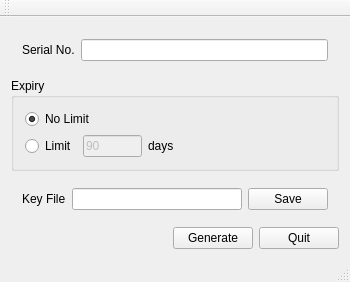
<?xml version="1.0" encoding="UTF-8"?>
<ui version="4.0">
 <class>MainWindow</class>
 <widget class="QMainWindow" name="MainWindow">
  <property name="geometry">
   <rect>
    <x>0</x>
    <y>0</y>
    <width>350</width>
    <height>272</height>
   </rect>
  </property>
  <property name="windowTitle">
   <string>Key Generate Tool</string>
  </property>
  <widget class="QWidget" name="centralWidget">
   <layout class="QVBoxLayout" name="verticalLayout">
    <item>
     <widget class="QStackedWidget" name="stkSerialNo">
      <property name="currentIndex">
       <number>0</number>
      </property>
      <widget class="QWidget" name="page">
       <layout class="QHBoxLayout" name="horizontalLayout">
        <item>
         <widget class="QLabel" name="lblSerialNo">
          <property name="text">
           <string>Serial No.</string>
          </property>
         </widget>
        </item>
        <item>
         <widget class="QLineEdit" name="edtSerialNo"/>
        </item>
       </layout>
      </widget>
      <widget class="QWidget" name="page_2">
       <layout class="QHBoxLayout" name="horizontalLayout_5">
        <item>
         <widget class="QLabel" name="lblSNFile">
          <property name="text">
           <string>SN File</string>
          </property>
         </widget>
        </item>
        <item>
         <widget class="QLineEdit" name="edtSNFile"/>
        </item>
        <item>
         <widget class="QPushButton" name="btnSelect">
          <property name="text">
           <string>Select</string>
          </property>
         </widget>
        </item>
       </layout>
      </widget>
     </widget>
    </item>
    <item>
     <widget class="QGroupBox" name="grpExpiry">
      <property name="title">
       <string>Expiry</string>
      </property>
      <layout class="QVBoxLayout" name="verticalLayout_2">
       <item>
        <widget class="QRadioButton" name="rdoNoLimit">
         <property name="text">
          <string>No Limit</string>
         </property>
         <property name="checked">
          <bool>true</bool>
         </property>
        </widget>
       </item>
       <item>
        <layout class="QHBoxLayout" name="horizontalLayout_4">
         <item>
          <widget class="QRadioButton" name="rdoLimit">
           <property name="text">
            <string>Limit</string>
           </property>
          </widget>
         </item>
         <item>
          <widget class="QLineEdit" name="edtLimit">
           <property name="enabled">
            <bool>false</bool>
           </property>
           <property name="text">
            <string>90</string>
           </property>
          </widget>
         </item>
         <item>
          <widget class="QLabel" name="lblLimitUnit">
           <property name="text">
            <string>days</string>
           </property>
          </widget>
         </item>
         <item>
          <spacer name="horizontalSpacer_2">
           <property name="orientation">
            <enum>Qt::Horizontal</enum>
           </property>
           <property name="sizeHint" stdset="0">
            <size>
             <width>200</width>
             <height>20</height>
            </size>
           </property>
          </spacer>
         </item>
        </layout>
       </item>
      </layout>
     </widget>
    </item>
    <item>
     <widget class="QStackedWidget" name="stkKey">
      <property name="currentIndex">
       <number>1</number>
      </property>
      <widget class="QWidget" name="page_3">
       <layout class="QHBoxLayout" name="horizontalLayout_2">
        <item>
         <widget class="QLabel" name="lblKey">
          <property name="text">
           <string>Activie Code</string>
          </property>
         </widget>
        </item>
        <item>
         <widget class="QLineEdit" name="edtKey"/>
        </item>
       </layout>
      </widget>
      <widget class="QWidget" name="page_4">
       <layout class="QHBoxLayout" name="horizontalLayout_6">
        <item>
         <widget class="QLabel" name="lblKeyFile">
          <property name="text">
           <string>Key File</string>
          </property>
         </widget>
        </item>
        <item>
         <widget class="QLineEdit" name="edtKeyFile">
          <property name="text">
           <string/>
          </property>
         </widget>
        </item>
        <item>
         <widget class="QPushButton" name="btnSave">
          <property name="text">
           <string>Save</string>
          </property>
         </widget>
        </item>
       </layout>
      </widget>
     </widget>
    </item>
    <item>
     <layout class="QHBoxLayout" name="horizontalLayout_3">
      <item>
       <spacer name="horizontalSpacer">
        <property name="orientation">
         <enum>Qt::Horizontal</enum>
        </property>
        <property name="sizeHint" stdset="0">
         <size>
          <width>40</width>
          <height>20</height>
         </size>
        </property>
       </spacer>
      </item>
      <item>
       <widget class="QPushButton" name="btnGenerate">
        <property name="text">
         <string>Generate</string>
        </property>
       </widget>
      </item>
      <item>
       <widget class="QPushButton" name="btnQuit">
        <property name="text">
         <string>Quit</string>
        </property>
       </widget>
      </item>
     </layout>
    </item>
   </layout>
  </widget>
  <widget class="QMenuBar" name="menuBar">
   <property name="geometry">
    <rect>
     <x>0</x>
     <y>0</y>
     <width>350</width>
     <height>18</height>
    </rect>
   </property>
  </widget>
  <widget class="QToolBar" name="mainToolBar">
   <attribute name="toolBarArea">
    <enum>TopToolBarArea</enum>
   </attribute>
   <attribute name="toolBarBreak">
    <bool>false</bool>
   </attribute>
  </widget>
  <widget class="QStatusBar" name="statusBar"/>
 </widget>
 <layoutdefault spacing="6" margin="11"/>
 <resources/>
 <connections/>
</ui>
